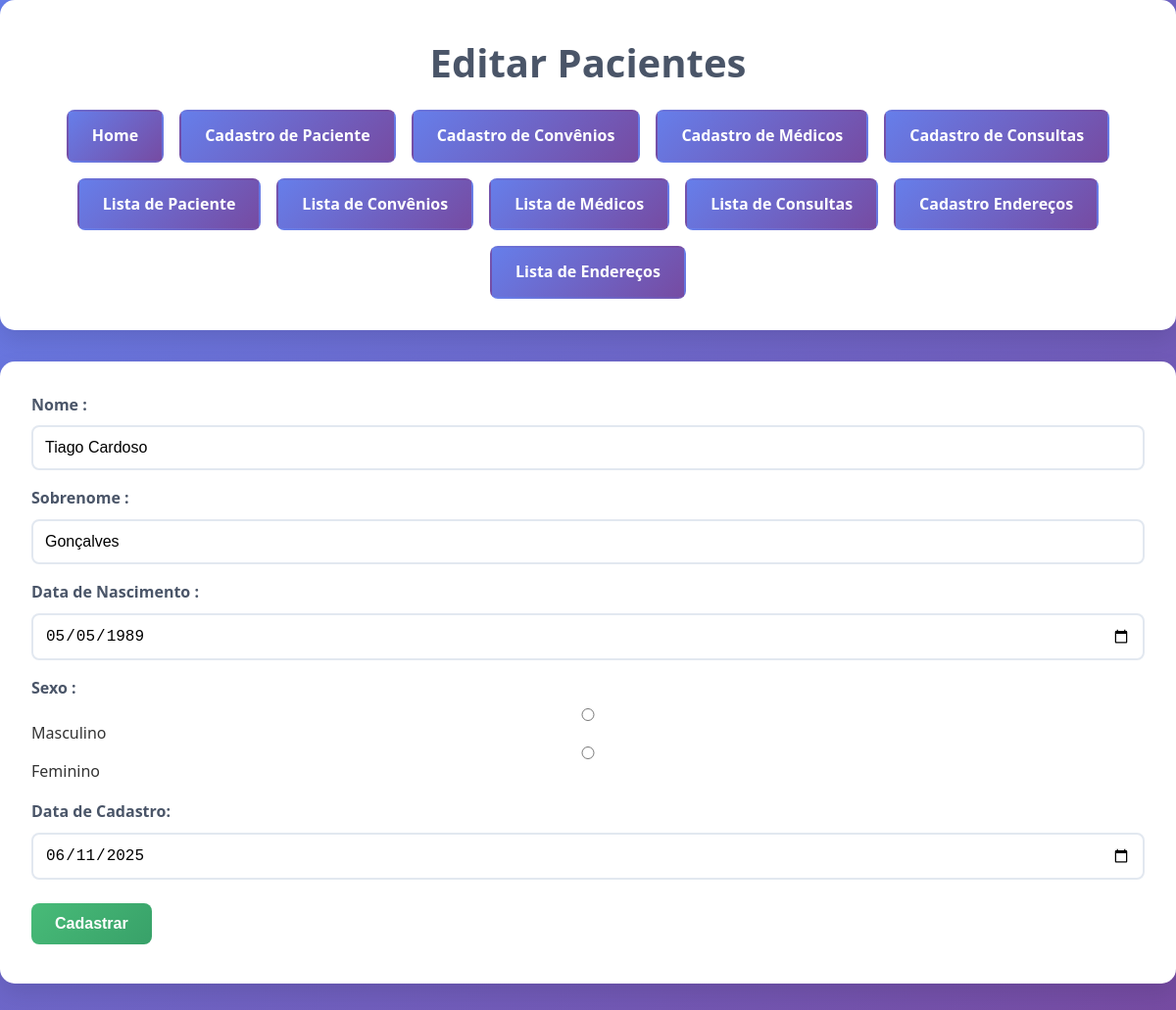
Screenshot of /frontend/form_paciente.php?id=1 with the database file from the repository.
### tables this page shows
CREATE TABLE pacientes (
  id INT NOT NULL AUTO_INCREMENT PRIMARY KEY,
  nome VARCHAR(45) NOT NULL,
  sobrenome VARCHAR(30) NOT NULL,
  data_nascimento DATE NOT NULL,
  sexo VARCHAR(20) NOT NULL,
  data_cadastro DATE NOT NULL
);

### Conexao.php (called while the page is built)
<?php
class Conexao{
    public static function getInstance(){
        $db_dbhost = "localhost";
        $db_name = "gestaodb";
        $db_user = "root";
        $db_pass = "";
        try{
        $pdo =new PDO("mysql:host={$db_dbhost};dbname={$db_name};",$db_user,$db_pass);
        $pdo->setAttribute(PDO::ATTR_ERRMODE, PDO::ERRMODE_EXCEPTION);
        $pdo->setAttribute(PDO::ATTR_DEFAULT_FETCH_MODE, PDO::FETCH_ASSOC);
         return $pdo;
        }catch(PDOException $e){
        die("Erro de conexão com o banco".$e->getMessage());
        }
    }
}
?>

### backend/DAO/PacienteDAO.php (called while the page is built, shortened)
<?php
require_once '../Conexao.php';
require_once '../backend/Model/Paciente.php';
class PacienteDAO
{
     private $bd;
    public function __construct()
    {
        $this->bd = Conexao::getInstance();
    }
    public function getById($id): ?Paciente
    {
        $sql = "SELECT * FROM pacientes WHERE id=:id";
        $stmt = $this->bd->prepare($sql);
        $stmt->execute([':id' => $id]);
        $row = $stmt->fetch(PDO::FETCH_ASSOC);
        return $row ? new Paciente(
            $row['id'],
            $row['nome'],
            $row['sobrenome'],
            $row['data_nascimento'],
            $row['sexo'],
            $row['data_cadastro']
        ) : null;
    }
}

### backend/Model/Paciente.php (called while the page is built, shortened)
<?php
class Paciente{
    private string $nome;
    private string $sobrenome;
    private string $data_nascimento;
    private string $data_cadastro;
    public function __construct(?int $id,$nome,$sobrenome, $data_nascimento,$sexo,$data_cadastro){
     $this->nome =  $nome;
     $this->sobrenome = $sobrenome;
     $this->data_nascimento = $data_nascimento;
     $this->data_cadastro = $data_cadastro;
    }
        public function getNome(){
        return $this->nome;
     }
        public function getSobrenome(){
        return $this->sobrenome;
     }
    public function getData_nascimento(){
        return $this->data_nascimento;
     }
    public function getData_cadastro(){
        return $this->data_cadastro;
     }
    }
?>

### frontend/form_paciente.php (the view, shortened to what this page needs)
<?php
require_once '../backend/DAO/PacienteDAO.php';
$dao= new PacienteDAO();
$pacientes=null;
if(isset($_GET['id'])){
$pacientes= $dao->getById($_GET['id']);
}
?>
<!DOCTYPE html>
<html lang="pt-br">
<head>
    <link rel="stylesheet" href="../css/style.css">
</head>
<body>
    <header>
  <h1><?=$pacientes?"Editar  Pacientes":"Cadastro de Pacientes"?></h1>
  <nav>
    <ul>
        <li><a href="../index.php">Home</a></li>
        <li><a href="form_consultas.php">Cadastro de Paciente</a></li>
        <li><a href="form_convenio.php">Cadastro de Convênios</a></li>
        <li><a href="form_medicos.php">Cadastro de Médicos</a></li>
        <li><a href="form_consultas.php">Cadastro de Consultas</a></a></li>
        <li><a href="lista_paciente.php">Lista de Paciente</a></li>
        <li><a href="lista_convenio.php">Lista de Convênios</a></li>
        <li><a href="lista_medicos.php">Lista de Médicos</a></li>
        <li><a href="lista_consultas.php">Lista de Consultas</a></li>
        <li><a href="form_endereco.php">Cadastro Endereços</a></li>
        <li><a href="lista_endereco.php">Lista de Endereços</a></li>
    </ul>
  </nav>
    </header>
    <form action="form_paciente.php" method="post">
    <div>
        <label for="nome">Nome :</label>
        <input type="text" name="nome" id="nome" required value="<?=$pacientes?$pacientes->getNome():''?>">
    </div>
    <div>
        <label for="sobrenome">Sobrenome :</label>
        <input type="text" name="sobrenome" id="sobrenome" required value="<?=$pacientes?$pacientes->getSobrenome():''?>">
    </div>
        <div>
        <label for="sobrenome">Data de Nascimento :</label>
        <input type="date" name="data_nascimento" id="data_nascimento" required value="<?=$pacientes?$pacientes->getData_nascimento():''?>">
    </div>
    <div>
        <label for="sexo">Sexo :</label>
        <input type="radio" name="sexo" id="sexo" value="masculino">Masculino
        <input type="radio" name="sexo" id="sexo" value="feminino">Feminino
    </div>
        <div>
        <label for="sobrenome">Data de Cadastro:</label>
        <input type="date" name="data_cadastro" id="data_cadastro" required value="<?=$pacientes?$pacientes->getData_cadastro():''?>">
    </div>
    <button type="submit">Cadastrar</button>
    </form>
</body>
</html>

### css/style.css (style rules this page uses)
* { margin: 0; padding: 0; box-sizing: border-box; }
body { font-family: 'Segoe UI', Tahoma, Geneva, Verdana, sans-serif; background: linear-gradient(135deg, #667eea 0%, #764ba2 100%); min-height: 100vh; color: #333; line-height: 1.6; }
header { background: white; padding: 2rem; border-radius: 15px; box-shadow: 0 10px 25px rgba(0,0,0,0.1); margin-bottom: 2rem; }
header h1 { color: #4a5568; font-size: 2.5rem; margin-bottom: 1rem; text-align: center; }
nav { margin-top: 1rem; }
nav ul { list-style: none; display: flex; flex-wrap: wrap; gap: 1rem; justify-content: center; }
nav ul li { margin: 0; }
ul { list-style-type: none; padding-left: 0; }
nav a { display: inline-block; padding: 0.75rem 1.5rem; background: linear-gradient(135deg, #667eea, #764ba2); color: white; text-decoration: none; border-radius: 8px; font-weight: 600; transition: all 0.3s ease; border: 2px solid transparent; }
form { background: white; padding: 2rem; border-radius: 15px; box-shadow: 0 10px 25px rgba(0,0,0,0.1); margin-bottom: 2rem; }
.form-group, div { display: flex; flex-direction: column; margin-bottom: 1rem; }
label { font-weight: 600; color: #4a5568; margin-bottom: 0.5rem; }
input[type="text"], input[type="email"], input[type="password"], input[type="date"], input[type="time"], input[type="number"], select, textarea { padding: 0.75rem; border: 2px solid #e2e8f0; border-radius: 8px; font-size: 1rem; transition: border-color 0.3s ease; background: white; }
button, .btn { padding: 0.75rem 1.5rem; border: none; border-radius: 8px; font-size: 1rem; font-weight: 600; cursor: pointer; transition: all 0.3s ease; text-decoration: none; display: inline-block; text-align: center; background: linear-gradient(135deg, #667eea, #764ba2); color: white; margin: 0.5rem 0; }
button[type="submit"] { background: linear-gradient(135deg, #48bb78, #38a169); }
a { color: #667eea; text-decoration: none; transition: color 0.3s ease; }
h1, h2, h3 { color: #4a5568; margin-bottom: 1rem; }
h1 { font-size: 2.5rem; }
.card, form, .table-container { animation: fadeIn 0.3s ease; }

### rows the page displays
pacientes: nome "Tiago Cardoso", sobrenome "Gonçalves", data_nascimento "05/05/1989", data_cadastro "06/11/2025"
